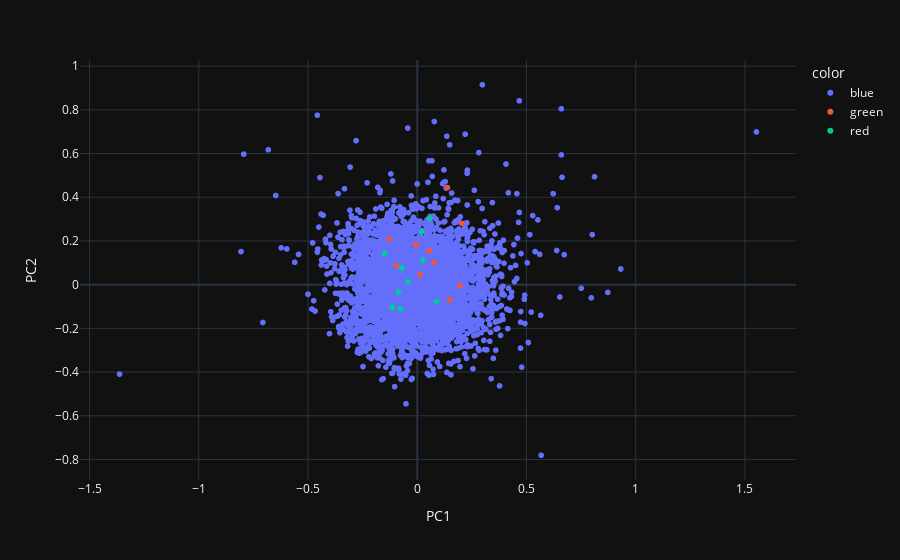

Source (notebook cell):
### Code cell
fig = px.scatter(pca_2d_df, x='1', y='2', hover_data=['token'], color='color')
fig.show()

### Figure 1 — Plotly figure (JSON) as saved in the notebook; plotly's stock layout.template omitted (floating-point values rounded to 4 significant figures; data arrays with more than 128 entries replaced by an {"elided": "..."} marker saying what was removed)
{"data": [{"customdata": {"elided": "3828x1 str values"}, "hovertemplate": "color=blue<br>PC1=%{x}<br>PC2=%{y}<br>token=%{customdata[0]}<extra></extra>", "legendgroup": "blue", "marker": {"color": "#636efa", "symbol": "circle"}, "mode": "markers", "name": "blue", "showlegend": true, "x": {"elided": "3828 float values"}, "xaxis": "x", "y": {"elided": "3828 float values"}, "yaxis": "y", "type": "scattergl"}, {"customdata": [["title"], ["queen"], ["emperor"], ["reign"], ["djedkare"], ["walter"], ["bce"], ["earl"], ["iv"], ["philip"]], "hovertemplate": "color=green<br>PC1=%{x}<br>PC2=%{y}<br>token=%{customdata[0]}<extra></extra>", "legendgroup": "green", "marker": {"color": "#EF553B", "symbol": "circle"}, "mode": "markers", "name": "green", "showlegend": true, "x": [-0.128, -0.005233, 0.07654, 0.01356, 0.1383, 0.1484, 0.05604, 0.2038, 0.1967, -0.09655], "xaxis": "x", "y": [0.2077, 0.1837, 0.1014, 0.04505, 0.4444, -0.0693, 0.1543, 0.2809, -0.00332, 0.08688], "yaxis": "y", "type": "scattergl"}, {"customdata": [["seasons"], ["baseball"], ["creation"], ["promotion"], ["premier"], ["speaking"], ["champions"], ["basketball"], ["hockey"], ["uefa"]], "hovertemplate": "color=red<br>PC1=%{x}<br>PC2=%{y}<br>token=%{customdata[0]}<extra></extra>", "legendgroup": "red", "marker": {"color": "#00cc96", "symbol": "circle"}, "mode": "markers", "name": "red", "showlegend": true, "x": [0.02076, -0.07011, -0.1491, 0.02567, 0.05893, 0.08803, -0.04376, -0.08581, -0.0767, -0.1132], "xaxis": "x", "y": [0.2419, 0.07581, 0.1427, 0.1109, 0.3029, -0.07745, 0.01442, -0.0342, -0.1107, -0.1035], "yaxis": "y", "type": "scattergl"}], "layout": {"xaxis": {"anchor": "y", "domain": [0.0, 1.0], "title": {"text": "PC1"}}, "yaxis": {"anchor": "x", "domain": [0.0, 1.0], "title": {"text": "PC2"}}, "legend": {"title": {"text": "color"}, "tracegroupgap": 0}, "margin": {"t": 60}}}
